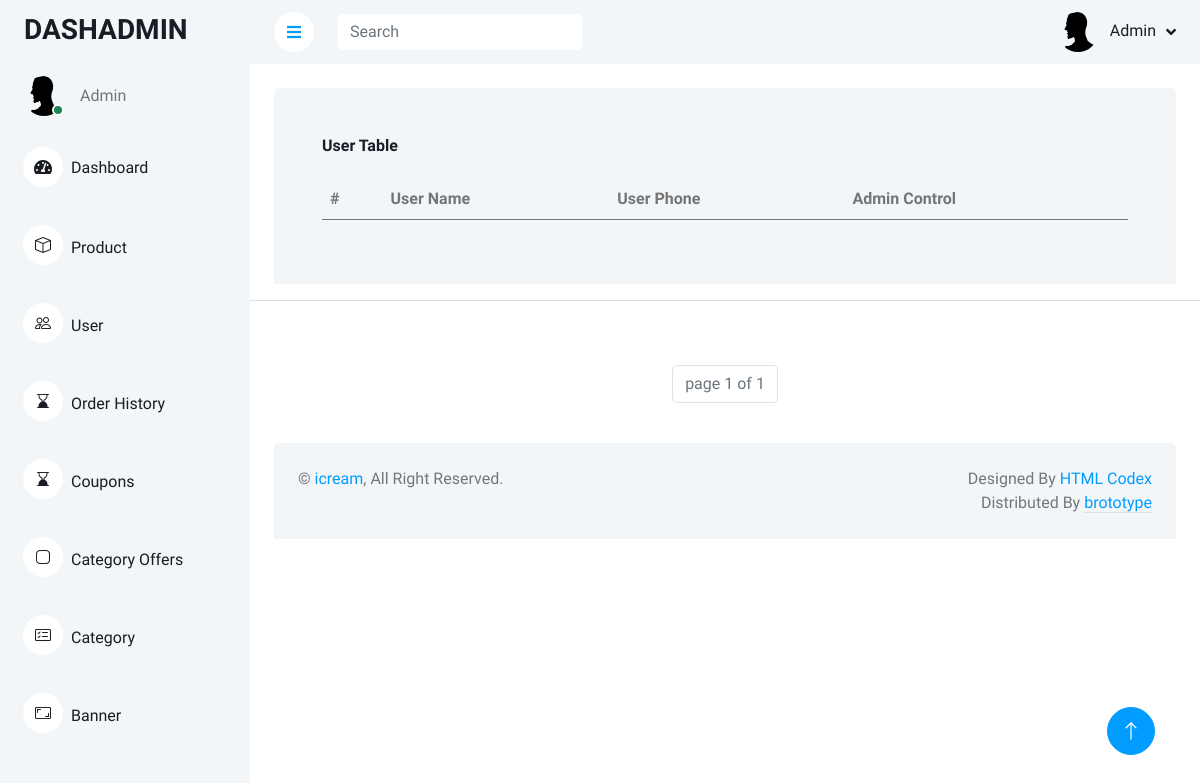
Page /customize/user/ on the earlier database version.
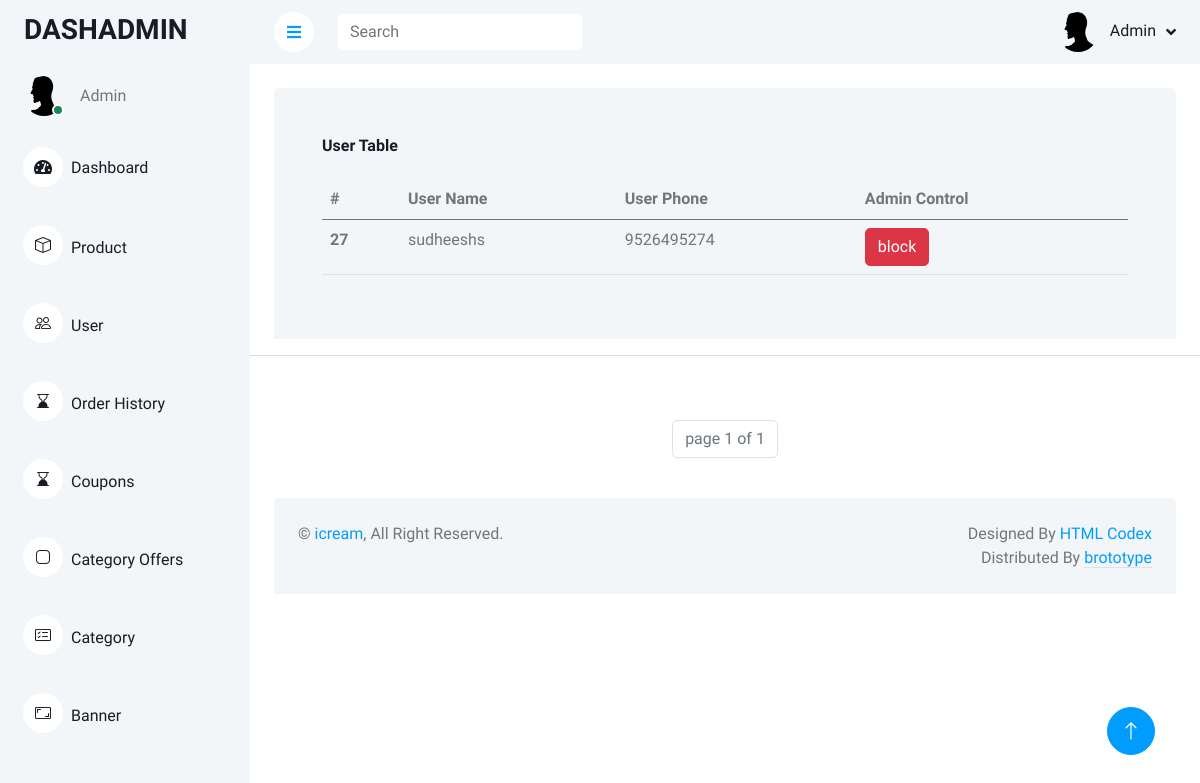
Same page on the later database version.
### logins/models.py (models this page shows, shortened)
class UserInfo(User):
    phone_number = models.BigIntegerField(default=None)
    is_block = models.BooleanField(default=None)

### customize/views.py (the view)
# urls.py: path('user/',views.user_table,name='user_table'),
def user_table(request):
    p = Paginator(UserInfo.objects.all(),5)
    page = request.GET.get('page')
    user_details = p.get_page(page)
    return render(request,'usertable.html',{'user_details':user_details})

### customize/templates/usertable.html (shortened to what this page needs)
{% extends 'admindemo.html' %}
    {% block content %}
    {% load static %}
                <div class="container-fluid pt-4 px-4">
                <div class="bg-light rounded-top p-4">
                    <div class="row ">
                        <div class="col-sm-12 col-xl-12">
                            <div class="bg-light rounded h-100 p-4">
                                <h6 class="mb-4">User Table</h6>
                                <table class="table">
                                    <thead>
                                        <tr>
                                            <th scope="col">#</th>
                                            <th scope="col">User Name</th>
                                            <th scope="col">User Phone</th>
                                            <th scope="col">Admin Control</th>
                                        </tr>
                                    </thead>
                                    <tbody>
                                        {% for useritems in user_details %}
                                        <tr>
                                            <th scope="row">{{useritems.id}}</th>
                                            <td>{{useritems.username}}</td>
                                            <td>{{useritems.phone_number}}</td>
                                            {% if useritems.is_block %}
                                            <td>
                                                <a href="{% url 'user_unblock' useritems.id %}" type="button" class="btn btn-primary">Unblock</button>
                                            </td>
                                            {% else %}
                                            <td>
                                                <a onclick="blockuser({{ useritems.id }})" type="button" class="btn btn-danger">block</button>
                                            </td>
                                            {% endif %}
                                        </tr>
                                        {% endfor %}
                                    </tbody>
                                </table>
                            </div>
                        </div>
                    </div>
                </div>
                </div>
                <hr><br><br>
                <nav aria-label="Page navigation example ">
                    <ul class="pagination justify-content-center">
                <li class="page-item disabled"><a class="page-link">page {{user_details.number}} of {{user_details.paginator.num_pages}}</a></li>
                    </ul>
                  </nav>
    {% endblock %}

Differences in the rows shown:
added UserInfo: id "27", username "sudheeshs", phone_number "9526495274"
